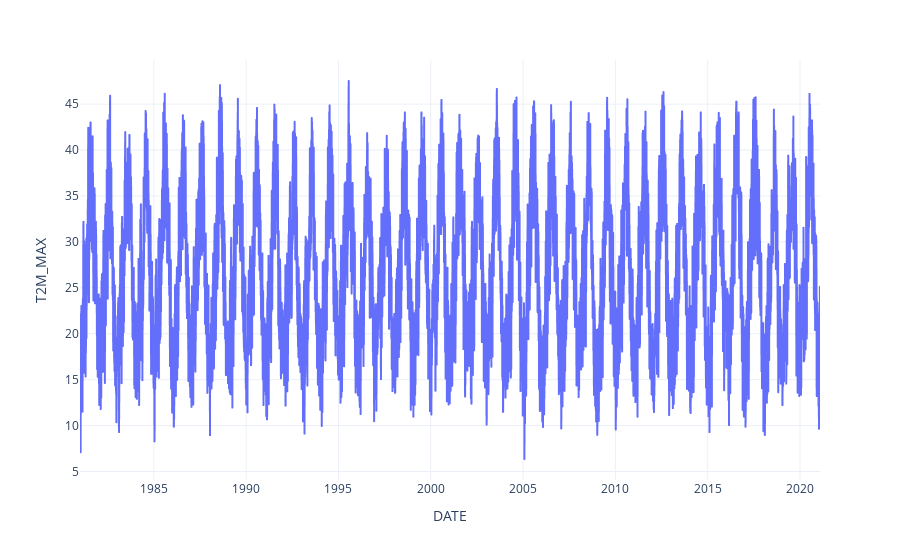

Notebook code cell kept with this figure:
### Code cell
# plot temperature
fig = px.line(weather_data, x="DATE", y="T2M_MAX")

fig.show()

### Figure 1 — Plotly figure (JSON) as saved in the notebook; plotly's stock layout.template omitted (floating-point values rounded to 4 significant figures; data arrays with more than 128 entries replaced by an {"elided": "..."} marker saying what was removed)
{"data": [{"hovertemplate": "DATE=%{x}<br>T2M_MAX=%{y}<extra></extra>", "legendgroup": "", "line": {"color": "#636efa", "dash": "solid"}, "mode": "lines", "name": "", "showlegend": false, "type": "scattergl", "x": {"elided": "14641 str values"}, "xaxis": "x", "y": {"elided": "14641 float values"}, "yaxis": "y"}], "layout": {"legend": {"tracegroupgap": 0}, "margin": {"t": 60}, "xaxis": {"anchor": "y", "domain": [0, 1], "title": {"text": "DATE"}}, "yaxis": {"anchor": "x", "domain": [0, 1], "title": {"text": "T2M_MAX"}}}}
